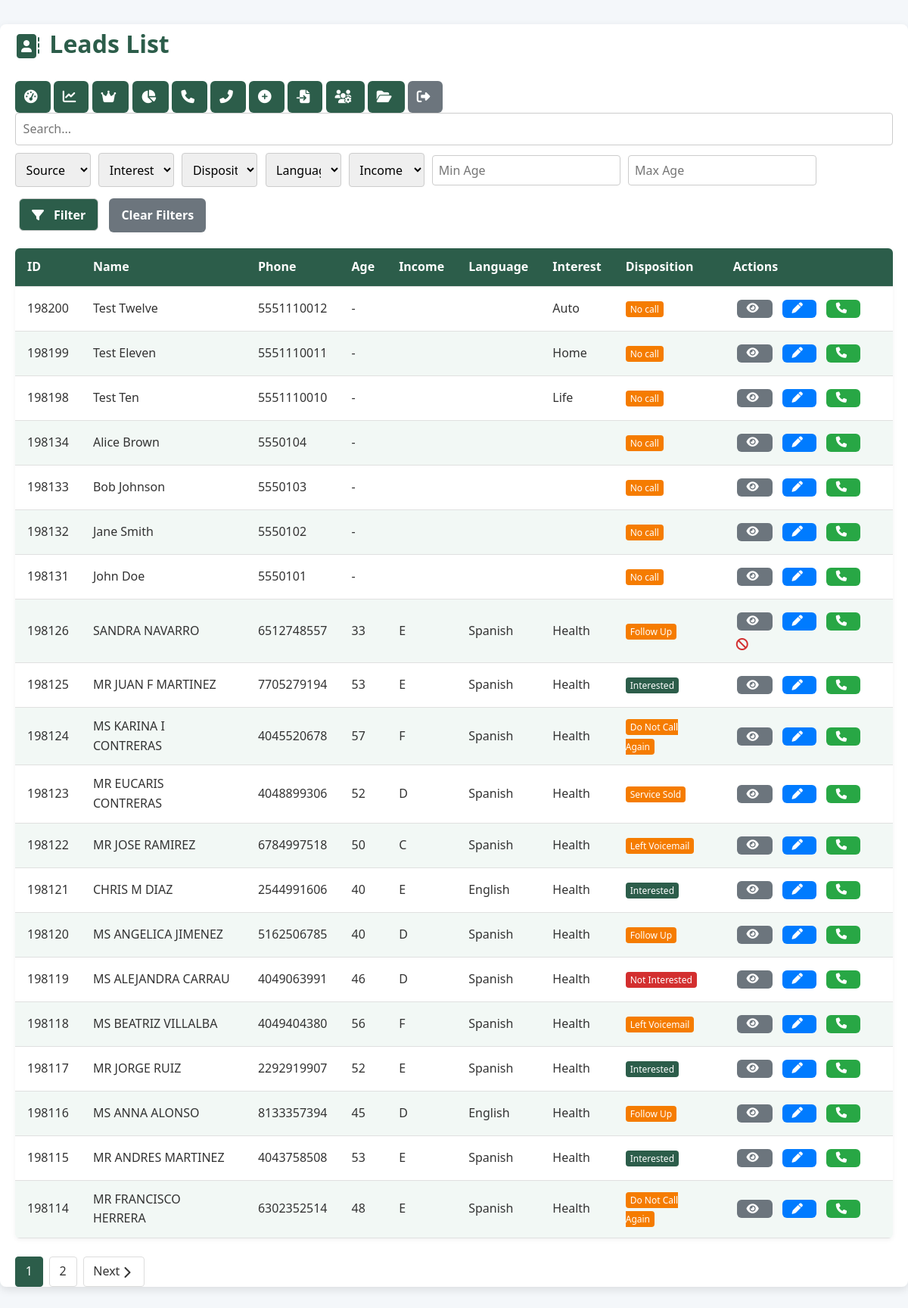
The app's page /leads/list.php (signed in) with its own data.
### tables this page shows
CREATE TABLE `leads` (
  `id` int(11) NOT NULL,
  `external_id` varchar(100) NOT NULL,
  `prefix` varchar(20) DEFAULT NULL,
  `first_name` varchar(50) NOT NULL,
  `mi` varchar(10) DEFAULT NULL,
  `last_name` varchar(50) NOT NULL,
  `phone` varchar(20) NOT NULL,
  `email` varchar(100) DEFAULT NULL,
  `address_line` varchar(150) DEFAULT NULL,
  `suite_apt` varchar(50) DEFAULT NULL,
  `city` varchar(50) DEFAULT NULL,
  `state` char(2) DEFAULT NULL,
  `zip5` char(5) DEFAULT NULL,
  `zip4` char(4) DEFAULT NULL,
  `delivery_point_bar_code` varchar(20) DEFAULT NULL,
  `carrier_route` varchar(20) DEFAULT NULL,
  `fips_county_code` char(5) DEFAULT NULL,
  `county_name` varchar(50) DEFAULT NULL,
  `age` int(11) DEFAULT NULL,
  `insurance_interest_id` int(11) DEFAULT NULL,
  `source_id` int(11) NOT NULL,
  `status_id` int(11) NOT NULL DEFAULT 1,
  `do_not_call` tinyint(1) NOT NULL DEFAULT 0,
  `taken_by` int(11) DEFAULT NULL,
  `taken_at` datetime DEFAULT NULL,
  `created_at` datetime NOT NULL DEFAULT current_timestamp(),
  `updated_at` datetime NOT NULL DEFAULT current_timestamp() ON UPDATE current_timestamp(),
  `income` varchar(10) DEFAULT NULL,
  `language` varchar(10) DEFAULT NULL,
  `notes` text DEFAULT NULL
);

CREATE TABLE `insurance_interests` (
  `id` int(11) NOT NULL,
  `name` varchar(100) NOT NULL,
  `category` varchar(50) DEFAULT NULL,
  `active` tinyint(1) NOT NULL DEFAULT 1,
  `created_at` datetime NOT NULL DEFAULT current_timestamp()
);

CREATE TABLE `income_ranges` (
  `code` char(1) NOT NULL,
  `description` varchar(100) NOT NULL
);

CREATE TABLE `language_codes` (
  `code` char(2) NOT NULL,
  `description` varchar(100) NOT NULL
);

### lib/Auth.php (called while the page is built, shortened)
<?php
class Auth
{
    public static function user(): ?array
    {
        return $_SESSION['user'] ?? null;
    }
}

### leads/list.php (the view, shortened to what this page needs)
<?php
require_once __DIR__ . '/../lib/Auth.php';
$user = Auth::user();
$roles = $user['roles'] ?? [];
$canCreate = (bool) array_intersect($roles, ['admin', 'lead_manager']);
$canImport = $canCreate;
$canViewCalls = (bool) array_intersect($roles, ['admin', 'sales']);
$canManageUsers = in_array('admin', $roles, true);
$canEdit = $canCreate;
$canCall = (bool) array_intersect($roles, ['admin', 'sales']);
$canViewDashboard = (bool) array_intersect($roles, ['admin', 'viewer']);
$canViewOwnerDashboard = (bool) array_intersect($roles, ['admin', 'owner']);
$pdo = getPDO();
$page = max(1, (int) ($_GET['page'] ?? 1));
$perPage = (int) ($_GET['per_page'] ?? 20);
$perPage = in_array($perPage, [10, 20, 50, 100]) ? $perPage : 20;
$offset = ($page - 1) * $perPage;
$conds = ["1=1"];
$params = [];
$where = implode(' AND ', $conds);
$countStmt = $pdo->prepare("
    SELECT COUNT(*)
    FROM leads l
    LEFT JOIN (
        SELECT lead_id, disposition_id
        FROM interactions
        WHERE id IN (
            SELECT MAX(id) FROM interactions GROUP BY lead_id
        )
    ) latest_interactions ON l.id = latest_interactions.lead_id
    LEFT JOIN dispositions d ON latest_interactions.disposition_id = d.id
    WHERE $where");
$countStmt->execute($params);
$totalLeads = (int) $countStmt->fetchColumn();
$totalPages = (int) ceil($totalLeads / $perPage);
$sql = "
    SELECT
        l.id,
        CONCAT_WS(' ', l.prefix, l.first_name, l.mi, l.last_name) AS full_name,
        l.phone,
        lc.description AS language_desc,
        ir.description AS income_desc,
        ii.name AS interest,
        d.name AS disposition,
        l.age,
        l.do_not_call,
        ll.user_id AS locked_by,
        ll.expires_at AS lock_expires
    FROM leads l
    LEFT JOIN language_codes lc ON l.language = lc.code
    LEFT JOIN income_ranges ir ON l.income = ir.code
    LEFT JOIN insurance_interests ii ON l.insurance_interest_id = ii.id
    LEFT JOIN lead_locks ll ON l.id = ll.lead_id AND ll.expires_at >= NOW()
    LEFT JOIN (
        SELECT lead_id, disposition_id
        FROM interactions
        WHERE id IN (
            SELECT MAX(id) FROM interactions GROUP BY lead_id
        )
    ) latest_interactions ON l.id = latest_interactions.lead_id
    LEFT JOIN dispositions d ON latest_interactions.disposition_id = d.id
    WHERE $where
    ORDER BY l.id DESC
    LIMIT $offset, $perPage";
$stmt = $pdo->prepare($sql);
$stmt->execute($params);
$leads = $stmt->fetchAll(PDO::FETCH_ASSOC);
$query = $_GET;
unset($query['page']);
$baseUrl = 'list.php' . (count($query) ? '?' . http_build_query($query) . '&' : '?');
?>
<!DOCTYPE html>
<html lang="en">
<head>
  <link rel="stylesheet" href="../assets/css/app.css">
  <link rel="stylesheet" href="https://cdnjs.cloudflare.com/ajax/libs/font-awesome/6.5.0/css/all.min.css">
</head>
<body>
  <div class="container">
    <h1><i class="fas fa-address-book"></i> Leads List</h1>
    <div class="actions">
      <?php if ($canViewDashboard): ?>
        <a class="btn-slide" href="../admin/dashboard.php"><i class="fas fa-tachometer-alt"></i></a>
        <a class="btn-slide" href="../admin/my_metrics.php"><i class="fas fa-chart-line"></i><span> My Metrics</span></a>
      <?php endif; ?>
      <?php if ($canViewOwnerDashboard): ?>
        <a class="btn-slide" href="./../admin/owner_dashboard.php"><i class="fas fa-crown"></i></a>
      <?php endif; ?>
      <?php if ($canManageUsers): ?>
        <a class="btn-slide" href="../admin/all_metrics.php"><i class="fas fa-chart-pie"></i><span> All Metrics</span></a>
      <?php endif; ?>
      <?php if ($canViewCalls): ?>
        <a class="btn-slide" href="../calls/my_interactions.php"><i class="fas fa-phone"></i><span> My Calls</span></a>
        <a class="btn-slide" href="../calls/list.php"><i class="fas fa-phone-alt"></i><span> All Calls</span></a>
      <?php endif; ?>
      <?php if ($canCreate): ?>
        <a class="btn-slide" href="add.php"><i class="fas fa-plus-circle"></i><span> New Lead</span></a>
      <?php endif; ?>
      <?php if ($canImport): ?>
        <a class="btn-slide" href="import.php"><i class="fas fa-file-import"></i><span> Import Leads</span></a>
      <?php endif; ?>
      <?php if ($canManageUsers): ?>
        <a class="btn-slide" href="../admin/users.php"><i class="fas fa-users-cog"></i><span> User Management</span></a>
        <a class="btn-slide" href="../admin/documents.php"><i class="fas fa-folder-open"></i><span> Documents</span></a>
      <?php endif; ?>
      <a class="btn-slide btn-secondary" href="../auth/logout.php"><i class="fas fa-right-from-bracket"></i></a>
    </div>
    <form method="get" class="filters-form">
      <input type="text" name="search" placeholder="Search..." value="<?= htmlspecialchars($_GET['search'] ?? '') ?>">
      <select name="source">
        <option value="">Source</option>
      </select>
      <select name="interest">
        <option value="">Interest</option>
      </select>
      <select name="disposition">
        <option value="">Disposition</option>
      </select>
      <select name="language">
        <option value="">Language</option>
      </select>
      <select name="income">
        <option value="">Income</option>
      </select>
      <input type="number" name="age_min" placeholder="Min Age" value="<?= htmlspecialchars($_GET['age_min'] ?? '') ?>">
      <input type="number" name="age_max" placeholder="Max Age" value="<?= htmlspecialchars($_GET['age_max'] ?? '') ?>">
      <button type="submit" class="btn"><i class="fas fa-filter"></i> Filter</button>
      <a href="list.php" class="btn btn-secondary">Clear Filters</a>
    </form>
    <table class="table">
      <thead>
        <tr>
          <th>ID</th>
          <th>Name</th>
          <th>Phone</th>
          <th>Age</th>
          <th>Income</th>
          <th>Language</th>
          <th>Interest</th>
          <th>Disposition</th>
          <th>Actions</th>
        </tr>
      </thead>
      <tbody>
        <?php if (empty($leads)): ?>
          <tr>
            <td colspan="9" style="text-align:center;">No leads found.</td>
          </tr>
        <?php else:
          foreach ($leads as $lead): ?>
            <tr>
              <td><?= $lead['id'] ?></td>
              <td><?= htmlspecialchars($lead['full_name']) ?></td>
              <td><?= htmlspecialchars($lead['phone']) ?></td>
              <td><?= $lead['age'] ?: '-' ?></td>
              <td><?= htmlspecialchars($lead['income_desc']) ?></td>
              <td><?= htmlspecialchars($lead['language_desc']) ?></td>
              <td><?= htmlspecialchars($lead['interest']) ?></td>
              <td>
                <?php
                $dsp = strtolower($lead['disposition'] ?? '');
                switch ($dsp) {
                  case 'interested':
                    $cls = 'badge-green';
                    break;
                  case 'follow up':
                    $cls = 'badge-orange';
                    break;
                  case 'not interested':
                    $cls = 'badge-red';
                    break;
                  default:
                    $cls = 'badge-orange';
                }
                ?>
                <span class="badge <?= $cls ?>"><?= htmlspecialchars($lead['disposition'] ?? 'No call') ?></span>
              </td>
              <td class="row-actions">
                <a class="btn btn-sm btn-secondary" title="View" href="view.php?id=<?= $lead['id'] ?>"><i
                    class="fas fa-eye"></i></a>
                <?php if ($canEdit): ?>
                  <a class="btn btn-sm" title="Edit" style="background:#007bff" href="edit.php?lead_id=<?= $lead['id'] ?>"><i
                      class="fas fa-pen"></i></a>
                <?php endif; ?>
                <?php if ($canCall): ?>
                  <a class="btn btn-sm" title="Call" style="background:#28a745"
                    href="../calls/add.php?lead_id=<?= $lead['id'] ?>"><i class="fas fa-phone"></i></a>
                <?php endif; ?>
                <?php if ($lead['do_not_call']): ?>
                  <i class="fas fa-ban" title="Do Not Call" style="color:#d32f2f; margin-left:4px;"></i>
                <?php endif; ?>
              </td>
            </tr>
          <?php endforeach; endif; ?>
      </tbody>
    </table>
    <?php if ($totalPages > 1): ?>
      <div class="pagination">
        <?php for ($i = max(1, $page - 2); $i <= min($totalPages, $page + 2); $i++): ?>
          <a class="<?= $i === $page ? 'active' : '' ?>" href="<?= $baseUrl ?>page=<?= $i ?>"><?= $i ?></a>
        <?php endfor; ?>
        <?php if ($page < $totalPages): ?>
          <a href="<?= $baseUrl ?>page=<?= $page + 1 ?>">Next <i class="fas fa-chevron-right"></i></a>
        <?php endif; ?>
      </div>
    <?php endif; ?>
  </div>
</body>
</html>

### assets/css/app.css (style rules this page uses)
*, *:before, *:after { box-sizing: border-box; margin: 0; padding: 0; }
body { font-family: 'Segoe UI', Tahoma, Geneva, Verdana, sans-serif; background-color: #f4f7fa; color: #333; line-height: 1.6; font-size: 1rem; }
a { text-decoration: none; color: inherit; }
button, input, select, textarea { font-family: inherit; font-size: inherit; padding: 0.5rem; border: 1px solid #ccc; border-radius: 4px; outline: none; transition: border-color 0.3s ease; }
.container { max-width: 1200px; margin: 0 auto; padding: 2rem; background-color: #ffffff; border-radius: 8px; box-shadow: 0 4px 12px rgba(0, 0, 0, 0.1); }
h1, h2, h3, h4, h5, h6 { font-weight: bold; margin-bottom: 1rem; color: #2c5d4a; }
h1 { font-size: 2rem; }
.actions { margin-top: 1.5rem; }
.btn { margin: 5px; display: inline-flex; align-items: center; gap: 0.5rem; padding: 0.6rem 1rem; background-color: #2c5d4a; color: white; text-decoration: none; border-radius: 6px; font-weight: bold; cursor: pointer; transition: background-color 0.3s ease; }
.btn-sm { padding: 0.3rem 0.8rem; font-size: 0.9rem; }
.btn-secondary { background-color: #6c757d; }
input[type="text"], input[type="email"], input[type="password"], input[type="tel"], select, textarea { width: 100%; padding: 0.6rem; border: 1px solid #ccc; border-radius: 4px; transition: border-color 0.3s ease; }
.table { width: 100%; border-collapse: collapse; margin-bottom: 1.5rem; background-color: #fff; border-radius: 6px; overflow: hidden; box-shadow: 0 2px 6px rgba(0, 0, 0, 0.05); }
.table th, .table td { padding: 12px 16px; border-bottom: 1px solid #e0e0e0; }
.table th { background-color: #2c5d4a; color: #fff; font-weight: 600; text-align: left; }
.table tr:nth-child(even) { background-color: #f2f8f5; }
.table thead { position: sticky; top: 0; background-color: #2c5d4a; color: white; z-index: 1; }
.pagination { display: flex; gap: 0.5rem; margin-top: 1rem; flex-wrap: wrap; }
.pagination a, .pagination span { padding: 0.4rem 0.8rem; border: 1px solid #ddd; border-radius: 4px; text-decoration: none; color: #333; }
.pagination .active { background-color: #2c5d4a; color: #fff; border-color: #2c5d4a; }
select { width: 100px; }
.btn i.fas { margin-right: 5px; }
.fas { vertical-align: middle; }
.fas { margin-right: 5px; }
.btn-slide { display: inline-flex; align-items: center; padding: 0.5rem 0.75rem; background-color: #2c5d4a; color: white; text-decoration: none; border-radius: 6px; overflow: hidden; white-space: nowrap; transition: background-color 0.3s ease; }
.btn-slide i { font-size: 1.1em; transition: transform 0.3s ease; }
.btn-slide.btn-secondary { background-color: #6c757d; }
.container { max-width: 1200px; margin: 2em auto; padding: 0 20px; }
table { width: 100%; border-collapse: collapse; margin-top: 1em; }
th, td { padding: 0.75em; text-align: left; vertical-align: middle; border-bottom: 1px solid #ddd; }
th { background-color: #ecf0f1; }
.badge { padding: 0.4em 0.6em; font-size: 0.9em; border-radius: 4px; color: white; background-color: #3498db; }

### leads/list.php (style rules this page uses)
.badge { padding: 2px 6px; border-radius: 4px; font-size: .75rem; color: #fff; }
.badge-green { background: #2c5d4a; }
.badge-orange { background: #f57c00; }
.badge-red { background: #d32f2f; }
.row-actions a { margin-right: 4px; }
form.filters-form select, form.filters-form input { margin: 0 6px 10px 0; }

### records on screen
leads: id "198200", full_name "Test Twelve", phone "5551110012", age "-", insurance_interest.name "Auto", disposition "No call"
leads: id "198199", full_name "Test Eleven", phone "5551110011", age "-", insurance_interest.name "Home", disposition "No call"
leads: id "198198", full_name "Test Ten", phone "5551110010", age "-", insurance_interest.name "Life", disposition "No call"
leads: id "198134", full_name "Alice Brown", phone "5550104", age "-", disposition "No call"
leads: id "198133", full_name "Bob Johnson", phone "5550103", age "-", disposition "No call"
leads: id "198132", full_name "Jane Smith", phone "5550102", age "-", disposition "No call"
leads: id "198131", full_name "John Doe", phone "5550101", age "-", disposition "No call"
leads: id "198126", full_name "SANDRA NAVARRO", phone "6512748557", age "33", income_ranges.description "E", language_codes.description "Spanish", insurance_interest.name "Health", disposition "Follow Up", do_not_call 1 (drawn)
leads: id "198125", full_name "MR JUAN F MARTINEZ", phone "7705279194", age "53", income_ranges.description "E", language_codes.description "Spanish", insurance_interest.name "Health", disposition "Interested"
leads: id "198124", full_name "MS KARINA I CONTRERAS", phone "4045520678", age "57", income_ranges.description "F", language_codes.description "Spanish", insurance_interest.name "Health", disposition "Do Not Call Again"
leads: id "198123", full_name "MR EUCARIS CONTRERAS", phone "4048899306", age "52", income_ranges.description "D", language_codes.description "Spanish", insurance_interest.name "Health", disposition "Service Sold"
leads: id "198122", full_name "MR JOSE RAMIREZ", phone "6784997518", age "50", income_ranges.description "C", language_codes.description "Spanish", insurance_interest.name "Health", disposition "Left Voicemail"
leads: id "198121", full_name "CHRIS M DIAZ", phone "2544991606", age "40", income_ranges.description "E", language_codes.description "English", insurance_interest.name "Health", disposition "Interested"
leads: id "198120", full_name "MS ANGELICA JIMENEZ", phone "5162506785", age "40", income_ranges.description "D", language_codes.description "Spanish", insurance_interest.name "Health", disposition "Follow Up"
leads: id "198119", full_name "MS ALEJANDRA CARRAU", phone "4049063991", age "46", income_ranges.description "D", language_codes.description "Spanish", insurance_interest.name "Health", disposition "Not Interested"
leads: id "198118", full_name "MS BEATRIZ VILLALBA", phone "4049404380", age "56", income_ranges.description "F", language_codes.description "Spanish", insurance_interest.name "Health", disposition "Left Voicemail"
leads: id "198117", full_name "MR JORGE RUIZ", phone "2292919907", age "52", income_ranges.description "E", language_codes.description "Spanish", insurance_interest.name "Health", disposition "Interested"
leads: id "198116", full_name "MS ANNA ALONSO", phone "8133357394", age "45", income_ranges.description "D", language_codes.description "English", insurance_interest.name "Health", disposition "Follow Up"
leads: id "198115", full_name "MR ANDRES MARTINEZ", phone "4043758508", age "53", income_ranges.description "E", language_codes.description "Spanish", insurance_interest.name "Health", disposition "Interested"
leads: id "198114", full_name "MR FRANCISCO HERRERA", phone "6302352514", age "48", income_ranges.description "E", language_codes.description "Spanish", insurance_interest.name "Health", disposition "Do Not Call Again"
